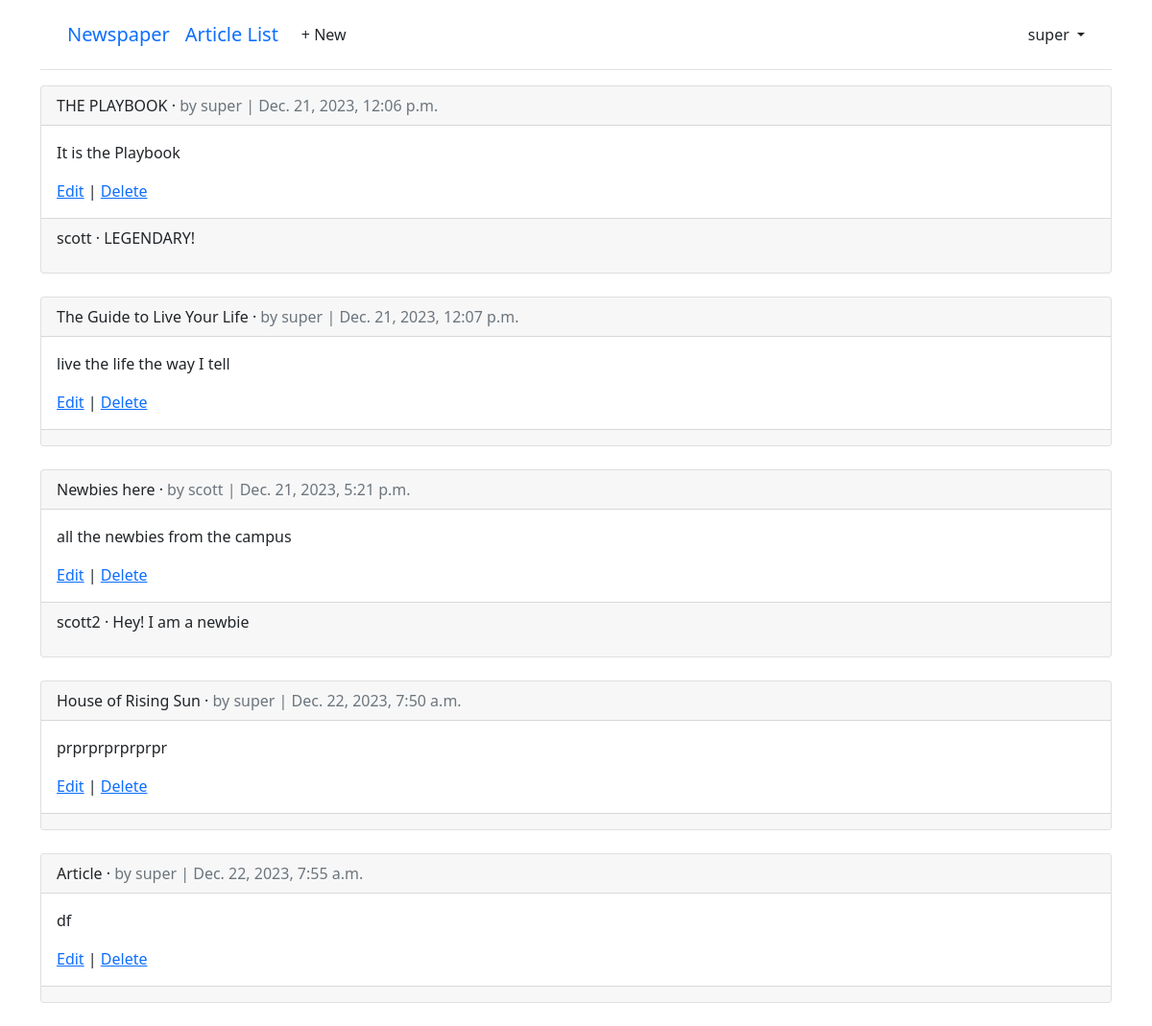
The page /articles/ (signed in) on the database as committed earlier.
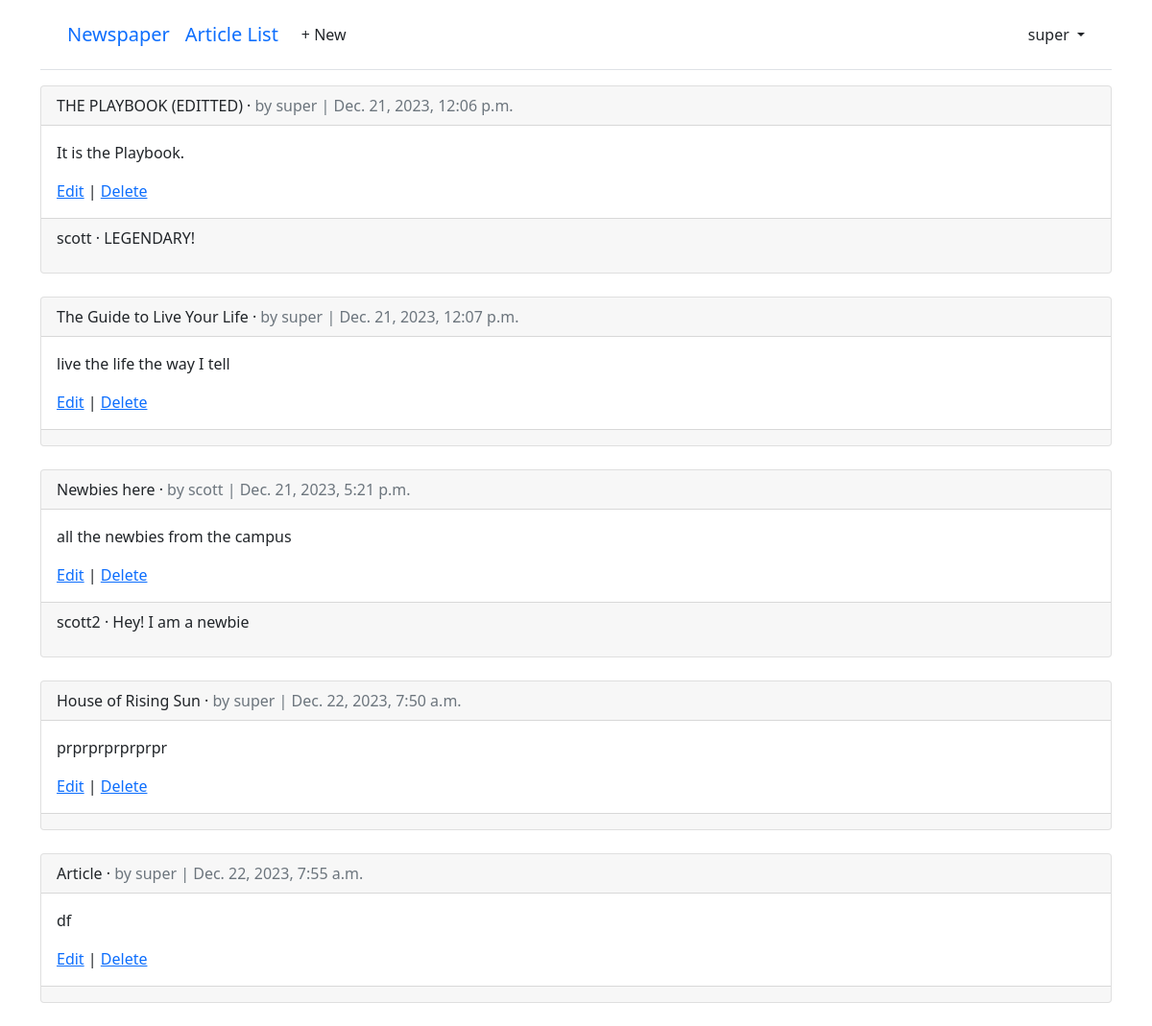
The same page on the database as committed later.
### accounts/models.py (models this page shows)
class CustomUser(AbstractUser):
    age = models.PositiveIntegerField(null=True, blank=True)

### articles/models.py (models this page shows, shortened)
class Article(models.Model):
    title = models.CharField(max_length=255)
    body = models.TextField()
    date = models.DateTimeField(auto_now_add=True)
    author = models.ForeignKey(
        settings.AUTH_USER_MODEL,
        on_delete=models.CASCADE,
    )

class Comment(models.Model): # new
    article = models.ForeignKey(Article, on_delete=models.CASCADE)
    comment = models.CharField(max_length=140)
    author = models.ForeignKey(
        settings.AUTH_USER_MODEL,
        on_delete=models.CASCADE,
    )
    def __str__(self):
        return self.comment

### articles/views.py (the view)
# urls.py: path("", ArticleListView.as_view(), name="article_list"),
class ArticleListView(LoginRequiredMixin, ListView):
    model = Article
    template_name = "article_list.html"

### templates/article_list.html (shortened to what this page needs)
{% extends "base.html" %}
{% block content %}
{% for article in article_list %}
    <div class="card">
        <div class="card-header">
            <span class="font-weight-bold">{{ article.title }}</span> &middot;
            <span class="text-muted">by {{ article.author }} |
            {{ article.date }}</span>
        </div>
        <div class="card-body">
            <p>{{ article.body }}</p>
            <a href="{% url 'article_edit' article.pk %}">Edit</a> |
            <a href="{% url 'article_delete' article.pk %}">Delete</a>
        </div>
        <div class="card-footer">
            {% for comment in article.comment_set.all %}
                <p>
                    <span class="font-weight-bold">
                        {{ comment.author }} &middot;
                    </span>
                    {{ comment }}
                </p>
            {% endfor %}
        </div>
    </div>
    <br />
{% endfor %}
{% endblock content %}

### templates/base.html (shortened to what this page needs)
<!DOCTYPE html>
<html lang="en">
<head>
    <link href="https://cdn.jsdelivr.net/npm/bootstrap@5.1.1/dist/css/bootstrap.min.css" rel="stylesheet">
</head>
<body>
    <div class="container">
        <header class="p-3 mb-3 border-bottom">
            <div class="container">
                <div class="d-flex flex-wrap align-items-center justify-content-center justify-content-lg-start">
                    <a class="navbar-brand" href="{% url 'home' %}">Newspaper</a>
                    <a class="navbar-brand" href="{% url 'article_list' %}">Article List</a>
                    <ul class="nav col-12 col-lg-auto me-lg-auto mb-2 justify-content-center mb-md-0">
                        {% if user.is_authenticated %}
                            <li><a href="{% url 'article_new' %}"
                                class="nav-link px-2 link-dark">+ New</a></li>
                    </ul>
                    <div class="dropdown text-end">
                        <a href="#" class="d-block link-dark text-decoration-none dropdown-toggle"
                            id="dropdownUser1" data-bs-toggle="dropdown" aria-expanded="false">
                            {{ user.username }}
                        </a>
                    </div>
                        {% else %}
                    </ul>
                    <div class="text-end">
                        <a href="{% url 'login' %}" class="btn btn-outline-primary me-2">Log In</a>
                        <a href="{% url 'signup' %}" class="btn btn-primary">Sign Up</a>
                    </div>
                        {% endif %}
                </div>
            </div>
        </header>
        <main>
            {% block content %}
            {% endblock content %}
        </main>
    </div>
</body>
</html>

Rows that differ between the two databases and show on the page:
changed Article: title "THE PLAYBOOK" → "THE PLAYBOOK (EDITTED)"; body "It is the Playbook" → "It is the Playbook."
